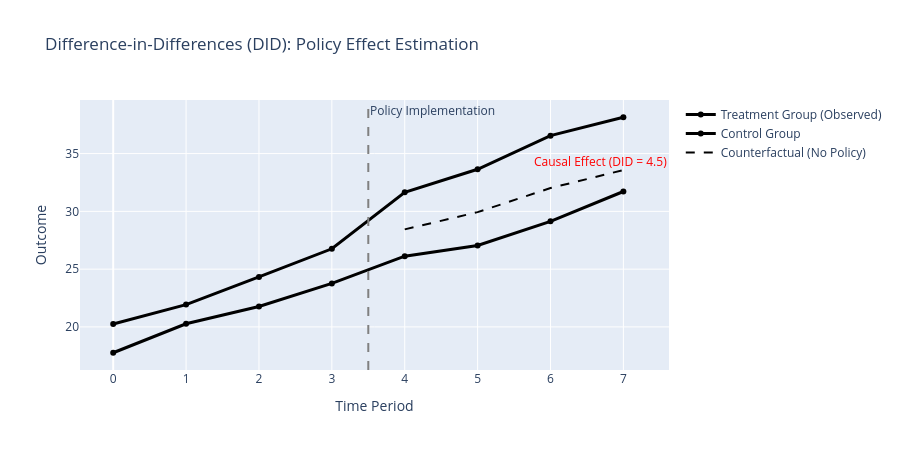

The notebook cell saved with this chart:
### Markdown cell above
## 5.4 반사실적 사고 (Counterfactual)

### 핵심 질문

> "만약 다르게 했다면 어땠을까?"

### 개인 처치 효과

개인 i의 처치 효과 = Y₁ᵢ - Y₀ᵢ

- Y₁ᵢ: 처치를 받았을 때의 결과
- Y₀ᵢ: 처치를 받지 않았을 때의 결과
- **문제**: 같은 사람이 동시에 처치를 받고 안 받을 수 없음 → 원인-결과 찾기의 근본적 문제

### 평균 처치 효과 (ATE)

**ATE** = E[Y₁] - E[Y₀]

- 무작위 실험(RCT)에서는 처치/통제 그룹이 동질 → 단순 비교로 ATE 추정
- 관찰 데이터에서는 선택 왜곡 → 교란변수 통제 필요

## 5.5 준실험 설계

무작위 실험이 불가능할 때 관찰 데이터에서 진짜 효과를 추정하는 방법:

| 방법 | 핵심 가정 | 적용 상황 | 예시 |
|------|----------|----------|------|
| **이중차분법 (DID)** | 평행 추세 | 정책 전후 비교 | 최저임금 인상 → 고용 효과 |
| **회귀단절설계 (RDD)** | 기준점 주변 비슷함 | 기준점 기반 처치 | 장학금 기준 80점 → 학업 효과 |
| **도구변수법 (IV)** | 도구변수 유효성 | 오염됨 (다른 요인과 섞임) 존재 시 | 군 복무(징병 추첨) → 소득 효과 |

---

### Code cell
# 이중차분법 (DID) 시뮬레이션
np.random.seed(42)

time = np.array([0, 1, 2, 3, 4, 5, 6, 7])
treatment_time = 4  # 정책 시행 시점

# 처치 그룹 (정책 대상)
treated_before = 20 + 2 * time[:treatment_time] + np.random.normal(0, 0.5, treatment_time)
treated_after = treated_before[-1] + 5 + 2 * np.arange(len(time[treatment_time:])) + np.random.normal(0, 0.5, len(time[treatment_time:]))
treated = np.concatenate([treated_before, treated_after])

# 통제 그룹 (정책 미대상)
control = 18 + 2 * time + np.random.normal(0, 0.5, len(time))

# 반사실 (정책 없었을 경우의 처치 그룹)
counterfactual = 20 + 2 * time + np.random.normal(0, 0.3, len(time))

fig = go.Figure()

fig.add_trace(go.Scatter(
    x=time, y=treated, mode='lines+markers',
    name='Treatment Group (Observed)',
    line=dict(color='black', width=3)
))

fig.add_trace(go.Scatter(
    x=time, y=control, mode='lines+markers',
    name='Control Group',
    line=dict(color='black', width=3)
))

fig.add_trace(go.Scatter(
    x=time[treatment_time:], y=counterfactual[treatment_time:],
    mode='lines', name='Counterfactual (No Policy)',
    line=dict(color='black', width=2, dash='dash')
))

# 정책 시행 시점
fig.add_vline(x=treatment_time - 0.5, line_dash='dash', line_color='gray',
              annotation_text='Policy Implementation')

# 진짜 효과 표시
fig.add_annotation(
    x=6, y=(treated[6] + counterfactual[6]) / 2,
    text=f'Causal Effect\n(DID = {treated[6] - counterfactual[6]:.1f})',
    showarrow=True, arrowhead=2, ax=50, ay=0,
    font=dict(color='red', size=12)
)

fig.update_layout(
    title='Difference-in-Differences (DID): Policy Effect Estimation',
    xaxis_title='Time Period',
    yaxis_title='Outcome',
    height=450
)

fig.show()

did_effect = (treated[-1] - treated[treatment_time-1]) - (control[-1] - control[treatment_time-1])
print(f"💡 DID 계산값 = (처치 후-전) - (통제 후-전) = {did_effect:.1f}")
print("  = 처치그룹 변화에서 자연적 추세(통제그룹)를 빼면 순수 정책 효과")
print("  핵심 가정: 정책 없었으면 두 그룹이 같은 추세를 보였을 것 (평행 추세)")

### Figure 1 — Plotly figure (JSON) as saved in the notebook; plotly's stock layout.template omitted (floating-point values rounded to 4 significant figures)
{"data": [{"line": {"color": "black", "width": 3}, "mode": "lines+markers", "name": "Treatment Group (Observed)", "type": "scatter", "x": [0, 1, 2, 3, 4, 5, 6, 7], "y": [20.25, 21.93, 24.32, 26.76, 31.64, 33.64, 36.55, 38.15]}, {"line": {"color": "black", "width": 3}, "mode": "lines+markers", "name": "Control Group", "type": "scatter", "x": [0, 1, 2, 3, 4, 5, 6, 7], "y": [17.77, 20.27, 21.77, 23.77, 26.12, 27.04, 29.14, 31.72]}, {"line": {"color": "black", "dash": "dash", "width": 2}, "mode": "lines", "name": "Counterfactual (No Policy)", "type": "scatter", "x": [4, 5, 6, 7], "y": [28.44, 29.93, 32.02, 33.57]}], "layout": {"annotations": [{"showarrow": false, "text": "Policy Implementation", "x": 3.5, "xanchor": "left", "xref": "x", "y": 1, "yanchor": "top", "yref": "y domain"}, {"arrowhead": 2, "ax": 50, "ay": 0, "font": {"color": "red", "size": 12}, "showarrow": true, "text": "Causal Effect\n(DID = 4.5)", "x": 6, "y": 34.29}], "height": 450, "shapes": [{"line": {"color": "gray", "dash": "dash"}, "type": "line", "x0": 3.5, "x1": 3.5, "xref": "x", "y0": 0, "y1": 1, "yref": "y domain"}], "title": {"text": "Difference-in-Differences (DID): Policy Effect Estimation"}, "xaxis": {"title": {"text": "Time Period"}}, "yaxis": {"title": {"text": "Outcome"}}}}
